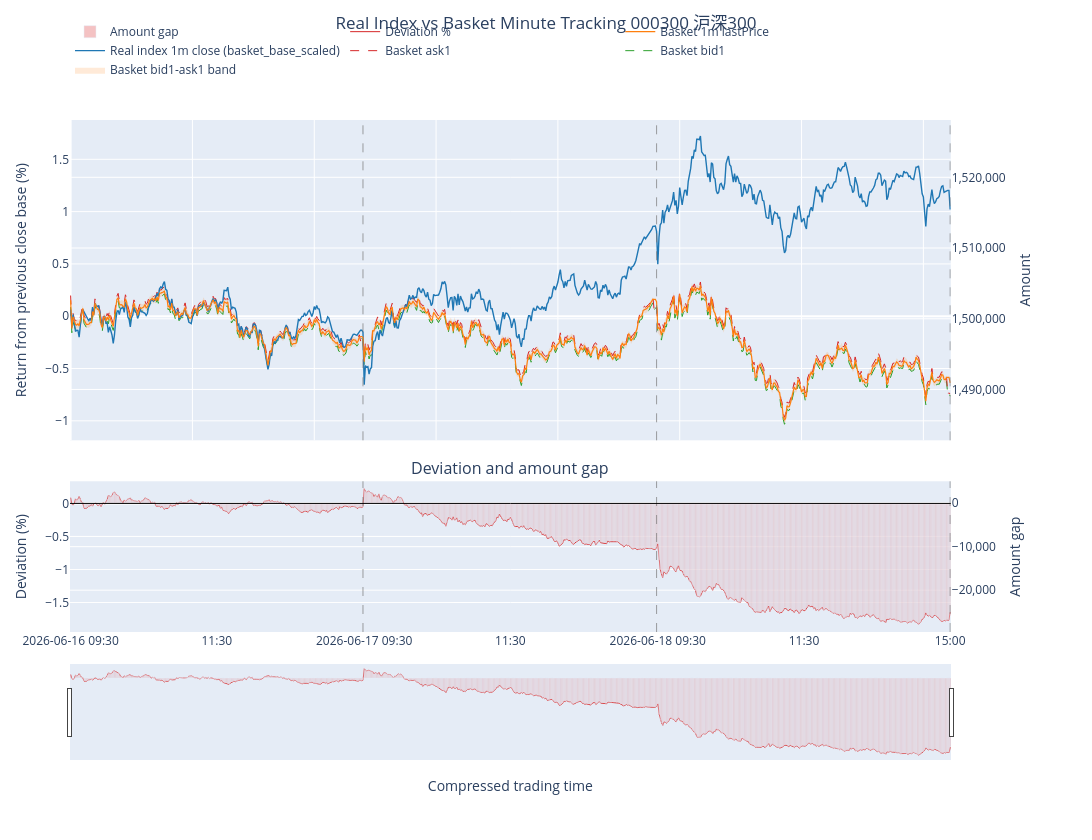

The notebook cell saved with this chart:
### Code cell
print("Baseline date:", baseline_date_dash)
print("Using ETF:", using_etf)
print("Weight source:", weight_source)
print("Close weight data date:", closeweight_data_date)
print("Fitting dates:", fitting_date_ls)
print("Adjusting dates:", adjusting_date_ls)
print("Rule file:", rule_file_path)
print("Target stock value:", target_stock_value)
print("Apply corporate actions:", apply_corporate_actions_to_basket)
print("Adjustment allow over budget:", adjustment_allow_over_budget)
print("Adjustment max over budget ratio:", adjustment_max_over_budget_ratio)
print("Real index price caliber:", real_index_price_caliber)
print("Real index amount mode:", real_index_amount_mode)
print("Excepted stocks:", excepted_code_ls)
print("[Daily Tracking Stats]")
display(df_daily_tracking_stats[[
    "fitting_date",
    "diff_mean_pct",
    "diff_std_pct",
    "diff_max_positive_pct",
    "diff_max_negative_pct",
    "diff_pct95_pct",
    "n_minutes",
    "daily_dividend_cash",
    "cumulative_dividend_cash",
    "corporate_action_enabled",
    "real_index_base_price",
    "real_index_price_caliber",
    "real_index_amount_mode",
]])
print("[Quantity Adjustments]:", len(df_quantity_adjustments))
display(df_quantity_adjustments.head(10))
print("[Dividend Records]:", len(df_dividend_records))
display(df_dividend_records.tail(10))
print("[Adjustment Summary]")
display(df_adjustment_summary)
print("[Adjustment Trades]:", len(df_adjustment_trades))
display(df_adjustment_trades.head(10))
print("[Position Schedule]")
display(df_position_schedule.head(5))
print("[Benchmark Base By Date]")
display(df_benchmark_base_by_date)
display(outputs["matplotlib_fig"])
display(outputs["plotly_fig"])

### Figure 1 — Plotly figure (JSON) as saved in the notebook; plotly's stock layout.template omitted (floating-point values rounded to 4 significant figures; data arrays with more than 128 entries replaced by an {"elided": "..."} marker saying what was removed)
{"data": [{"hoverinfo": "skip", "line": {"width": 0}, "mode": "lines", "showlegend": false, "type": "scatter", "x": {"elided": "723 float values"}, "xaxis": "x", "y": {"elided": "723 float values"}, "yaxis": "y"}, {"customdata": {"elided": "723x1 str values"}, "fill": "tonexty", "fillcolor": "rgba(255,127,14,0.16)", "hovertemplate": "Time=%{customdata[0]}<extra></extra>", "line": {"width": 0}, "mode": "lines", "name": "Basket bid1-ask1 band", "type": "scatter", "x": {"elided": "723 float values"}, "xaxis": "x", "y": {"elided": "723 float values"}, "yaxis": "y"}, {"customdata": {"elided": "723x1 str values"}, "hovertemplate": "Time=%{customdata[0]}<br>Return=%{y:.4f}%<extra></extra>", "line": {"color": "#2ca02c", "dash": "dash", "width": 1}, "mode": "lines", "name": "Basket bid1", "type": "scatter", "x": {"elided": "723 float values"}, "xaxis": "x", "y": {"elided": "723 float values"}, "yaxis": "y"}, {"customdata": {"elided": "723x1 str values"}, "hovertemplate": "Time=%{customdata[0]}<br>Return=%{y:.4f}%<extra></extra>", "line": {"color": "#d62728", "dash": "dash", "width": 1}, "mode": "lines", "name": "Basket ask1", "type": "scatter", "x": {"elided": "723 float values"}, "xaxis": "x", "y": {"elided": "723 float values"}, "yaxis": "y"}, {"customdata": {"elided": "723x2 mixed values"}, "hovertemplate": "Time=%{customdata[0]}<br>Return=%{y:.4f}%<br>Amount=%{customdata[1]:,.2f}<extra></extra>", "line": {"color": "#1f77b4", "width": 1.4}, "mode": "lines", "name": "Real index 1m close (basket_base_scaled)", "type": "scatter", "x": {"elided": "723 float values"}, "xaxis": "x", "y": {"elided": "723 float values"}, "yaxis": "y"}, {"customdata": {"elided": "723x2 mixed values"}, "hovertemplate": "Time=%{customdata[0]}<br>Return=%{y:.4f}%<br>Amount=%{customdata[1]:,.2f}<extra></extra>", "line": {"color": "#ff7f0e", "width": 1.2}, "mode": "lines", "name": "Basket 1m lastPrice", "type": "scatter", "x": {"elided": "723 float values"}, "xaxis": "x", "y": {"elided": "723 float values"}, "yaxis": "y"}, {"hoverinfo": "skip", "line": {"width": 0}, "mode": "lines", "opacity": 0, "showlegend": false, "type": "scatter", "x": {"elided": "723 float values"}, "xaxis": "x", "y": {"elided": "723 float values"}, "yaxis": "y2"}, {"hoverinfo": "skip", "line": {"width": 0}, "mode": "lines", "opacity": 0, "showlegend": false, "type": "scatter", "x": {"elided": "723 float values"}, "xaxis": "x", "y": {"elided": "723 float values"}, "yaxis": "y2"}, {"customdata": {"elided": "723x2 mixed values"}, "hovertemplate": "Time=%{customdata[0]}<br>Deviation=%{y:.4f}%<br>Amount gap=%{customdata[1]:,.2f}<extra></extra>", "line": {"color": "#d62728", "width": 1}, "mode": "lines", "name": "Deviation %", "type": "scatter", "x": {"elided": "723 float values"}, "xaxis": "x2", "y": {"elided": "723 float values"}, "yaxis": "y3"}, {"customdata": {"elided": "723x1 str values"}, "hovertemplate": "Time=%{customdata[0]}<br>Amount gap=%{y:,.2f}<extra></extra>", "marker": {"color": "rgba(214,39,40,0.28)"}, "name": "Amount gap", "type": "bar", "x": {"elided": "723 float values"}, "xaxis": "x2", "y": {"elided": "723 float values"}, "yaxis": "y4"}], "layout": {"annotations": [{"font": {"size": 16}, "showarrow": false, "text": "Deviation and amount gap", "x": 0.47, "xanchor": "center", "xref": "paper", "y": 0.2944, "yanchor": "bottom", "yref": "paper"}], "height": 840, "hovermode": "x unified", "legend": {"orientation": "h", "x": 0, "xanchor": "left", "y": 1.07, "yanchor": "bottom"}, "margin": {"b": 80, "l": 70, "r": 85, "t": 120}, "shapes": [{"line": {"color": "rgba(120,120,120,0.7)", "dash": "dash", "width": 1}, "type": "line", "x0": 240, "x1": 240, "xref": "x", "y0": 0, "y1": 1, "yref": "y domain"}, {"line": {"color": "rgba(120,120,120,0.7)", "dash": "dash", "width": 1}, "type": "line", "x0": 240, "x1": 240, "xref": "x2", "y0": 0, "y1": 1, "yref": "y3 domain"}, {"line": {"color": "rgba(120,120,120,0.7)", "dash": "dash", "width": 1}, "type": "line", "x0": 481, "x1": 481, "xref": "x", "y0": 0, "y1": 1, "yref": "y domain"}, {"line": {"color": "rgba(120,120,120,0.7)", "dash": "dash", "width": 1}, "type": "line", "x0": 481, "x1": 481, "xref": "x2", "y0": 0, "y1": 1, "yref": "y3 domain"}, {"line": {"color": "rgba(120,120,120,0.7)", "dash": "dash", "width": 1}, "type": "line", "x0": 722, "x1": 722, "xref": "x", "y0": 0, "y1": 1, "yref": "y domain"}, {"line": {"color": "rgba(120,120,120,0.7)", "dash": "dash", "width": 1}, "type": "line", "x0": 722, "x1": 722, "xref": "x2", "y0": 0, "y1": 1, "yref": "y3 domain"}, {"line": {"color": "black", "width": 1}, "type": "line", "x0": 0, "x1": 1, "xref": "x2 domain", "y0": 0, "y1": 0, "yref": "y3"}], "title": {"text": "Real Index vs Basket Minute Tracking 000300 沪深300", "x": 0.5, "y": 0.98}, "width": 1350, "xaxis": {"anchor": "y", "domain": [0, 0.94], "matches": "x2", "showticklabels": false}, "xaxis2": {"anchor": "y3", "domain": [0, 0.94], "rangeslider": {"visible": true}, "tickmode": "array", "ticktext": ["2026-06-16\n09:30", "11:30", "2026-06-17\n09:30", "11:30", "2026-06-18\n09:30", "11:30", "15:00"], "tickvals": [0, 120, 241, 361, 482, 602, 722], "title": {"text": "Compressed trading time"}}, "yaxis": {"anchor": "x", "domain": [0.3744, 1], "title": {"text": "Return from previous close base (%)"}}, "yaxis2": {"anchor": "x", "overlaying": "y", "side": "right", "tickformat": ",.0f", "title": {"text": "Amount"}}, "yaxis3": {"anchor": "x2", "domain": [0, 0.2944], "title": {"text": "Deviation (%)"}}, "yaxis4": {"anchor": "x2", "overlaying": "y3", "side": "right", "tickformat": ",.0f", "title": {"text": "Amount gap"}}}}
